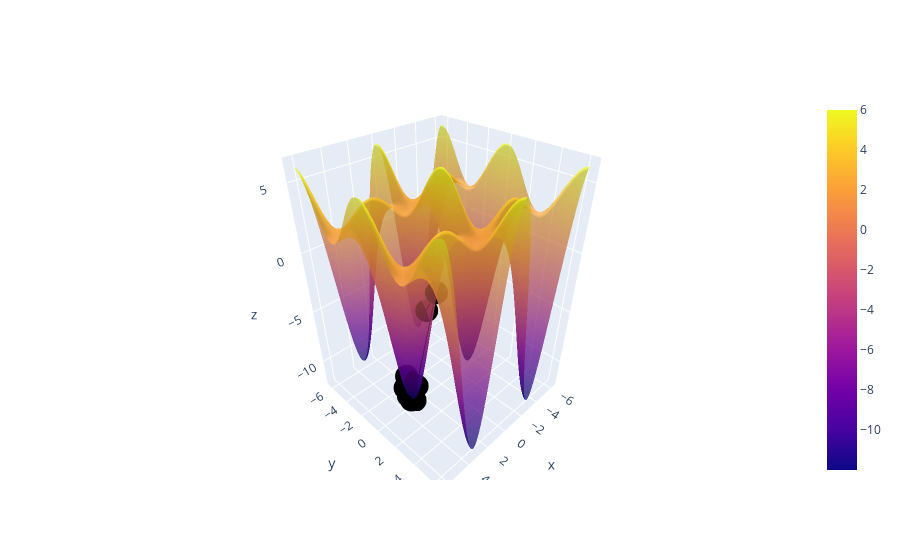

The code cell stored with this chart in its notebook:
### Code cell
surface_plot = go.Surface(x=np.linspace(-2*np.pi, 2*np.pi, 100), y=np.linspace(-2*np.pi, 2*np.pi, 100), z=cost_function_values_matrix, opacity=0.7)
optimizer_path = go.Scatter3d(
    x=[theta0 for theta0, _, _ in callback_list], y=[theta1 for _, theta1, _ in callback_list], z=[np.real(energy) for _, _, energy in callback_list], line=dict(
        color='black',
    )
)
fig = go.Figure(data=[optimizer_path, surface_plot])
fig.show()
